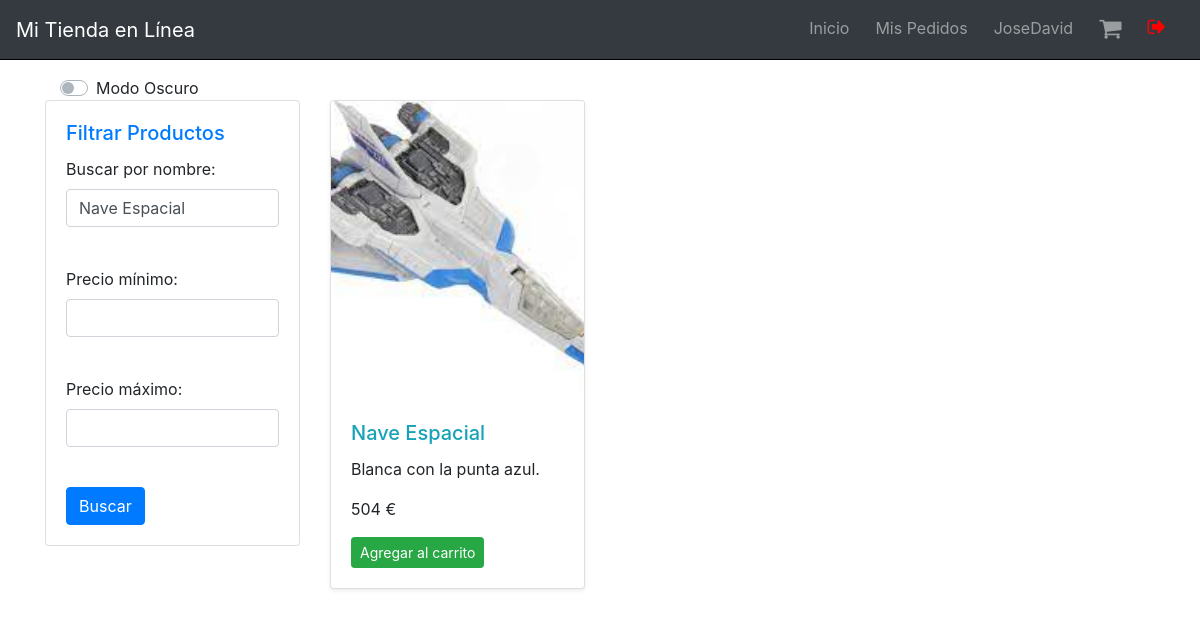
Page /Program/View/index.php?nombre=Nave Espacial (signed in) on the committed database.
### tables this page shows
CREATE TABLE `productos` (
  `id_producto` int(11) NOT NULL,
  `nombre_producto` varchar(100) NOT NULL,
  `descripcion` text DEFAULT NULL,
  `precio` decimal(10,2) NOT NULL,
  `url_imagen` varchar(255) DEFAULT NULL
);

### Program/DataAccess/ProductosDAO.php (called while the page is built, shortened)
<?php
function devolver_productos($fNombre = null, $fMaxP = null, $fMinP = null)
{
    $conexion = Conexion();
    try {
        $query = "SELECT * FROM productos";
        $params = array();
        if (!empty($fNombre)) {
            $query .= " WHERE nombre_producto LIKE :nombre";
            $params[':nombre'] = "%$fNombre%";
        }
        $consulta = $conexion->prepare($query);
        foreach ($params as $key => $value) {
            $consulta->bindValue($key, $value);
        }
        $consulta->execute();
        return $consulta;
    } catch (PDOException $e) {
        die("Error al ejecutar la consulta: " . $e->getMessage());
    }
}

### Program/Business/ProductClass.php (called while the page is built, shortened)
<?php
require_once '../DataAccess/ProductosDAO.php';
class Product
{
    public function getName()
    {
        return $this->product_name;
    }
    public function getDescription()
    {
        return $this->description;
    }
    public function getPrice()
    {
        return $this->price;
    }
    public function getUrlImagen(){
        return $this->url_imagen;
    }
}
function arrayClass($fNombre = null, $fMaxP = null, $fMinP = null)
{
    $consulta = devolver_productos($fNombre, $fMaxP, $fMinP);
    $listProductoClases = [];
    while ($registro = $consulta->fetch()) {
        $product = new Product($registro['id_producto'], $registro['nombre_producto'], $registro['descripcion'], $registro['precio'],1, $registro['url_imagen']);
        array_push($listProductoClases, $product);
    }
    return $listProductoClases;
}

### Program/View/Index.php (the view, shortened to what this page needs)
<?php
require_once '../Business/ProductClass.php';
$listado = arrayClass(
    isset($_GET['nombre']) ? $_GET['nombre'] : null,
    isset($_GET['precio_max']) ? $_GET['precio_max'] : null,
    isset($_GET['precio_min']) ? $_GET['precio_min'] : null
);
$modoOscuroCookie = isset($_COOKIE['modo_oscuro']) ? $_COOKIE['modo_oscuro'] : 'false';
?>
<!DOCTYPE html>
<html lang="es">
<head>
    <link rel="stylesheet" href="resources/css/index.css">
    <link rel="stylesheet" href="https://stackpath.bootstrapcdn.com/bootstrap/4.3.1/css/bootstrap.min.css">
    <link rel="stylesheet" href="https://cdnjs.cloudflare.com/ajax/libs/font-awesome/4.7.0/css/font-awesome.min.css">
</head>
<body class="<?php echo $modoOscuroCookie === 'true' ? 'dark-mode' : ''; ?>">
    <?php include 'navbar.inc'; ?>
    <div class="container mt-3">
        <div class="col-md-3 ">
            <div class="custom-control custom-switch">
                <label class="custom-control-label" for="modoOscuroSwitch">Modo Oscuro</label>
            </div>
        </div>
        <div class="row">
            <div class="col-md-3 sticky-sidebar top">
                <div class="card mb-4">
                    <div class="card-body">
                        <h5 class="card-title text-primary">Filtrar Productos</h5>
                        <form method="get">
                            <div class="form-group">
                                <label for="nombre">Buscar por nombre:</label>
                                <input type="text" name="nombre" id="nombre" value="<?php echo isset($_GET['nombre']) ? htmlspecialchars($_GET['nombre']) : ''; ?>" class="form-control">
                            </div>
                            <br>
                            <div class="form-group">
                                <label for="precio_min">Precio mínimo:</label>
                                <input type="number" name="precio_min" id="precio_min" value="<?php echo isset($_GET['precio_min']) ? htmlspecialchars($_GET['precio_min']) : ''; ?>" class="form-control">
                            </div>
                            <br>
                            <div class="form-group">
                                <label for="precio_max">Precio máximo:</label>
                                <input type="number" name="precio_max" id="precio_max" value="<?php echo isset($_GET['precio_max']) ? htmlspecialchars($_GET['precio_max']) : ''; ?>" class="form-control">
                            </div>
                            <br>
                            <input type="submit" value="Buscar" class="btn btn-primary">
                        </form>
                    </div>
                </div>
            </div>
            <div class="col-md-9">
                <div class="row">
                    <?php foreach ($listado as $item) { ?>
                        <div class='col-md-4'>
                            <div class='card mb-4 shadow-sm'>
                                <img src='resources/imgs/<?php echo $item->getUrlImagen() ?>' class='card-img-top' alt='...' style='object-fit: cover; height: 300px;'>
                                <div class='card-body'>
                                    <h5 class='card-title text-info'><?php echo $item->getName(); ?></h5>
                                    <p class='card-text'><?php echo $item->getDescription(); ?></p>
                                    <p class='card-text font-weigth-bold'><?php echo $item->getPrice(); ?> €</p>
                                    <div class='d-flex justify-content-between align-items-center'>
                                        <div class='btn-group'>
                                            <?php
                                            if (!isset($_SESSION['usu_nombre'])) {
                                                echo "<a class='btn btn-sm btn-danger' href=\"login.php\">Agregar al carrito</a>";
                                            } else {
                                                echo "<a class='btn btn-sm btn-success agregarAlCarrito' href='#' data-product='" . urlencode(json_encode($item)) . "'>Agregar al carrito</a>";
                                            }
                                            ?>
                                        </div>
                                    </div>
                                </div>
                            </div>
                        </div>
                    <?php } ?>
                </div>
            </div>
        </div>
    </div>
</body>
</html>

### Program/View/resources/css/index.css (style rules this page uses)
body { transition: background-color; }

### rows in the picture
productos: url_imagen (picture), nombre_producto "Nave Espacial", descripcion "Blanca con la punta azul.", Price "504"

### other values in the picture
$_SESSION['usu_nombre'] "JoseDavid"
